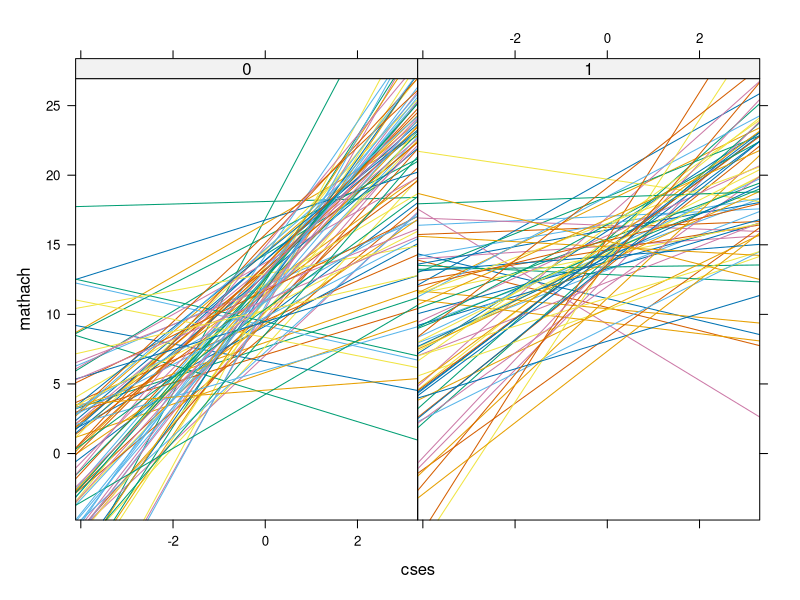
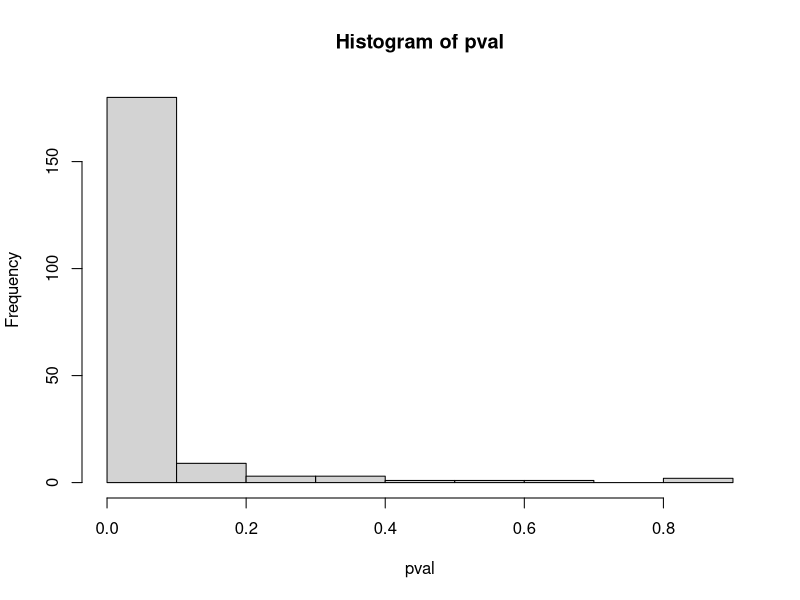

The R source for these figures, in order:
# powersimulation.R
#
# content: (1) HSB data
#          (2) Data simulation
#          (3) Power simulation
#
# created: Jul/22/2021

library(lme4)
library(lattice)

#--------------- (1) HSB data ---------------

dat <- read.table("hsbdataset.txt", header=TRUE)

# Look at standard deviations
sd(dat$ses)
sd(dat$cses)
table(dat$sector) / nrow(dat)

lme1 <- lmer(mathach ~ cses*meanses + cses*sector + 
            (cses | school), dat)
summary(lme1)

xyplot(mathach ~ cses | as.factor(sector), dat, 
       groups=school, type="r")

#--------------- (2) Data simulation ---------------

nschool <- 150
nstudent <- 40
simdat <- data.frame( 
                  id = seq_len(nstudent),
                  school = seq_len(nschool),
                  sector = rep(0:1, each=nschool/2),
                  ses = rnorm(nschool*nstudent, 0, .8)
)

# Mean centering ses
simdat$meanses <- ave(simdat$ses, simdat$school)
simdat$cses <- simdat$ses - simdat$meanses

#--------------- (3) Power simulation ---------------

se  <- 6.5
sp  <- 1.6
spw <- 0.3
cov <- 0.4*sp*spw

sig <- matrix(c(sp^2, cov,
                cov, spw^2), 2, 2)

y01 <- mvtnorm::rmvnorm(nschool, mean=c(0, 0), sigma=sig)

# Random effects
theta <- c(y0 = y01[,1],
           y1 = y01[,2])

# Fixed effects
beta <- c("(Intercept)"=12, cses=2.5, meanses=5,
         sector=1, "cses:meanses"=0.7, 
         "cses:sector"=-0.7)

simdat$school <- factor(simdat$school)

X <- model.matrix( ~ cses*meanses + cses*sector, simdat)
Z <- model.matrix( ~ 0 + school + school:cses, simdat, 
                  contrasts.arg=list(school=contrasts(simdat$school,
                                                        contrasts=FALSE)))


pval <- replicate(200, {
  mathach <- X %*% beta + Z %*% theta + rnorm(nschool*nstudent, sd=se)
  m1 <- lmer(mathach ~ meanses + cses + sector
             + (cses | school), simdat, REML=FALSE)
  m2 <- lmer(mathach ~ cses*meanses + cses*sector
             + (cses | school), simdat, REML=FALSE)
  anova(m1, m2)$"Pr(>Chisq)"[2]
})

mean(pval < 0.05)
hist(pval)
